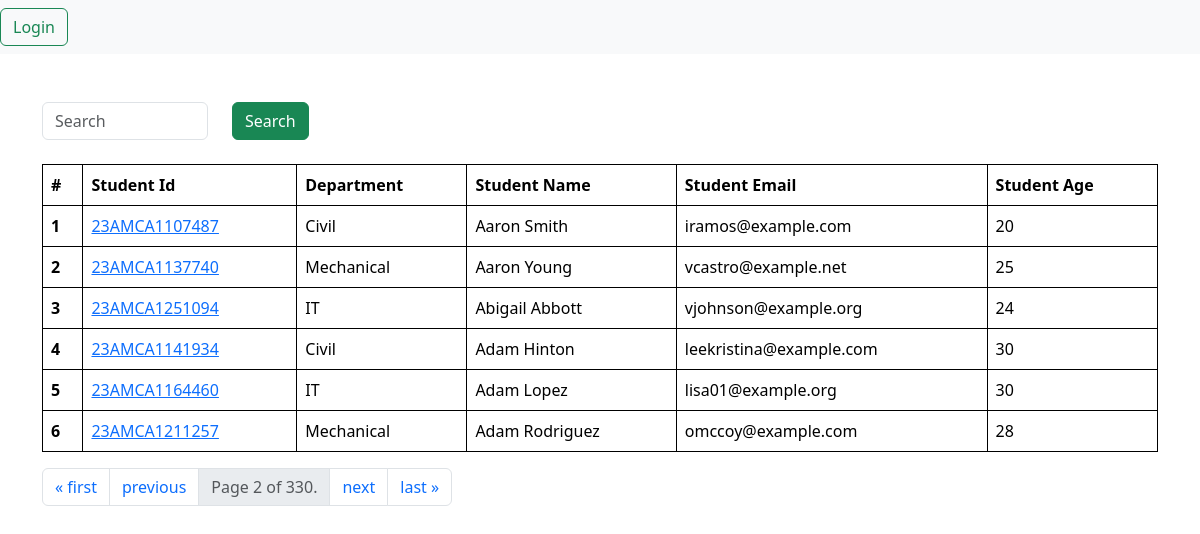
Screenshot of /students/?page=2 with the database file from the repository.
### vege/models.py (models this page shows, shortened)
class Student(models.Model):
    department = models.ForeignKey(Department, related_name='depart', on_delete=models.CASCADE)
    student_id = models.OneToOneField(StudentId, related_name='studentid', on_delete=models.CASCADE)
    student_name = models.CharField(max_length=100)
    student_email = models.EmailField(unique = True)
    student_age = models.IntegerField(default=18)
    student_address = models.TextField()
    is_deleted = models.BooleanField(default=False)
    objects = StudentManager()  # custome manager
    admin_objects = models.Manager()  # built in manager
    class Meta:
        ordering = ['student_name']
        verbose_name = "student"

class StudentId(models.Model):
    student_id = models.CharField(max_length=100)
    def __str__(self):
        return self.student_id

class Department(models.Model):
    department = models.CharField(max_length=100)
    def __str__(self):
        return self.department
    class Meta:
        ordering = ['department'] # Orders departments in descending order

### vege/views.py (the view, shortened to what this page needs)
# urls.py: path('students/', get_student, name = 'students'),
def get_student(request):
    querySet = Student.objects.all()
    paginator = Paginator(querySet, 6)  # Show 6 query per page.
    page_number = request.GET.get("page", 1)  # this shows from which page to start with
    page_obj = paginator.get_page(page_number)
    print(page_obj)
    return render(request, 'report/student.html', {'querySet' : page_obj})

### vege/models.py (called while the page is built)
    def get_queryset(self):
        return super().get_queryset().filter(is_deleted = False)

### vege/templates/report/student.html
{% extends "base.html" %}
{% block start %}
<div class="container mt-5">
        <form class="mb-4">
        <div class="row">
            <div class= "col-md-2">
                <input class="form-control" name="search" placeholder = "Search">
            </div>
            <div class= "col-md-6">
                <button class="btn btn-success">Search</button>
            </div>
        </div>
    </form>
    <table class="table striped">
        <thead>
          <tr>
            <th scope="col">#</th>
            <th scope="col">Student Id</th>
            <th scope="col">Department</th>
            <th scope="col">Student Name</th>
            <th scope="col">Student Email</th>
            <th scope="col">Student Age</th>
          </tr>
        </thead>
        <tbody>
            {% for student in querySet %}
          <tr>
            <th scope="row">{{forloop.counter}}</th>
            <td>
                <a href = "{% url 'see_marks' student.student_id %}"> {{student.student_id}} </a>
            </td>
            <td>{{student.department}}</td>
            <td>{{student.student_name}}</td>
            <td>{{student.student_email}}</td>
            <td>{{student.student_age}}</td>
          </tr>
          {% endfor %}
        </tbody>
      </table>
      <nav aria-label="Page navigation example">
        <ul class="pagination">
          {% if querySet.has_previous %}
            <li class="page-item">
              <a class="page-link" href="?page=1" aria-label="First">
                <span aria-hidden="true">&laquo; first</span>
              </a>
            </li>
            <li class="page-item">
              <a class="page-link" href="?page={{ querySet.previous_page_number }}" aria-label="Previous">
                <span aria-hidden="true">previous</span>
              </a>
            </li>
          {% endif %}
          <li class="page-item disabled">
            <span class="page-link">
              Page {{ querySet.number }} of {{ querySet.paginator.num_pages }}.
            </span>
          </li>
          {% if querySet.has_next %}
            <li class="page-item">
              <a class="page-link" href="?page={{ querySet.next_page_number }}" aria-label="Next">
                <span aria-hidden="true">next</span>
              </a>
            </li>
            <li class="page-item">
              <a class="page-link" href="?page={{ querySet.paginator.num_pages }}" aria-label="Last">
                <span aria-hidden="true">last &raquo;</span>
              </a>
            </li>
          {% endif %}
        </ul>
      </nav>
</div>
{% endblock %}

### home/templates/base.html (style rules this page uses)
table, th, td { border: 1px solid black; }

### rows the page displays
Student: student_id "23AMCA1107487", department "Civil", student_name "Aaron Smith", student_email "iramos@example.com", student_age "20"
Student: student_id "23AMCA1137740", department "Mechanical", student_name "Aaron Young", student_email "vcastro@example.net", student_age "25"
Student: student_id "23AMCA1251094", department "IT", student_name "Abigail Abbott", student_email "vjohnson@example.org", student_age "24"
Student: student_id "23AMCA1141934", department "Civil", student_name "Adam Hinton", student_email "leekristina@example.com", student_age "30"
Student: student_id "23AMCA1164460", department "IT", student_name "Adam Lopez", student_email "lisa01@example.org", student_age "30"
Student: student_id "23AMCA1211257", department "Mechanical", student_name "Adam Rodriguez", student_email "omccoy@example.com", student_age "28"

### other values shown
{{ querySet.number }} "2"
{{ querySet.paginator.num_pages }} "330"
